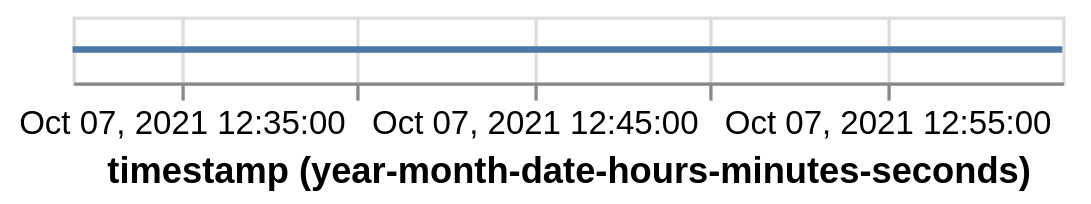

The cell this chart's notebook holds for it:
### Code cell
subset[0].chart()

### Figure 1 — Vega-Lite specification as saved in the notebook (floating-point values rounded to 4 significant figures; data arrays with more than 128 entries replaced by an {"elided": "..."} marker saying what was removed)
{"config": {"view": {"continuousWidth": 300, "continuousHeight": 300}}, "data": {"name": "data-71f1a7c632d8c5961956bc7b299520c4"}, "mark": {"type": "line"}, "encoding": {"x": {"field": "timestamp", "timeUnit": "utcyearmonthdatehoursminutesseconds", "type": "temporal"}}, "$schema": "https://vega.github.io/schema/vega-lite/v5.20.1.json", "datasets": {"data-71f1a7c632d8c5961956bc7b299520c4": {"elided": "1683 records"}}}
